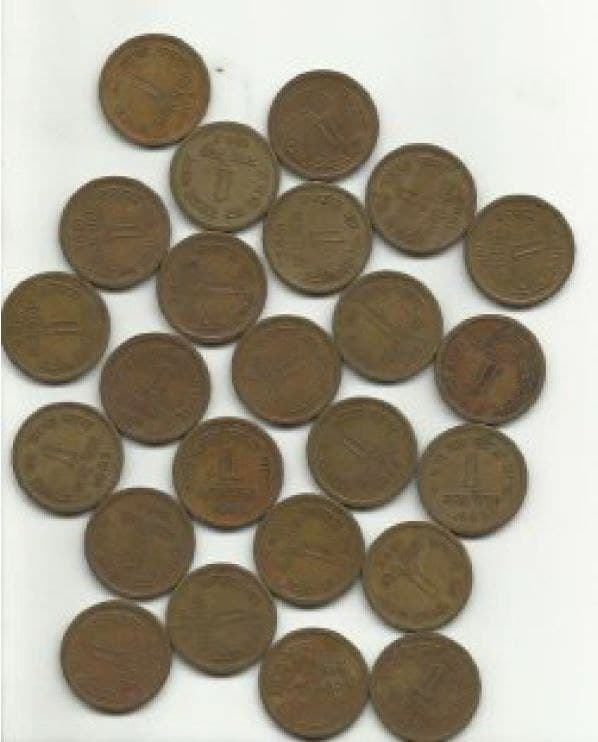
#> input picture Digital-Image-Processing-main/OpenCV-Python Tutorials Documentation Book/coins.jpg, 598 x 742 px, given in place of video.mp4, which was not available
$ jupyter execute --allow-errors Chapter_162.ipynb
#> lines starting #> are read from the running program, lines starting #| are printed output that depends on the picture; after the words box and inside, x2 and y2 are one past the last pixel; in counts of white or black regions, pixels touching at a corner belong together; pictures that were not available may be replaced by others from this repository, and a replacement may not be noted
[cell 1]
import numpy as np
import cv2
import matplotlib.pyplot as plt

[cell 2]
cap = cv2.VideoCapture('video.mp4')

[cell 3]
# params for ShiTomasi corner detection
feature_params = dict(maxCorners = 100, qualityLevel = 0.3, minDistance = 7, blockSize = 7)
# Parameters for lucas kanade optical flow
lk_params = dict( winSize = (15,15),
maxLevel = 2,
criteria = (cv2.TERM_CRITERIA_EPS | cv2.TERM_CRITERIA_COUNT, 10, 0.03))
# Create some random colors
color = np.random.randint(0,255,(100,3))
# Take first frame and find corners in it
ret, old_frame = cap.read()
#> old_frame is the input picture: shape (742, 598, 3); mean B, G, R 136.1, 153, 161.1
old_gray = cv2.cvtColor(old_frame, cv2.COLOR_BGR2GRAY)
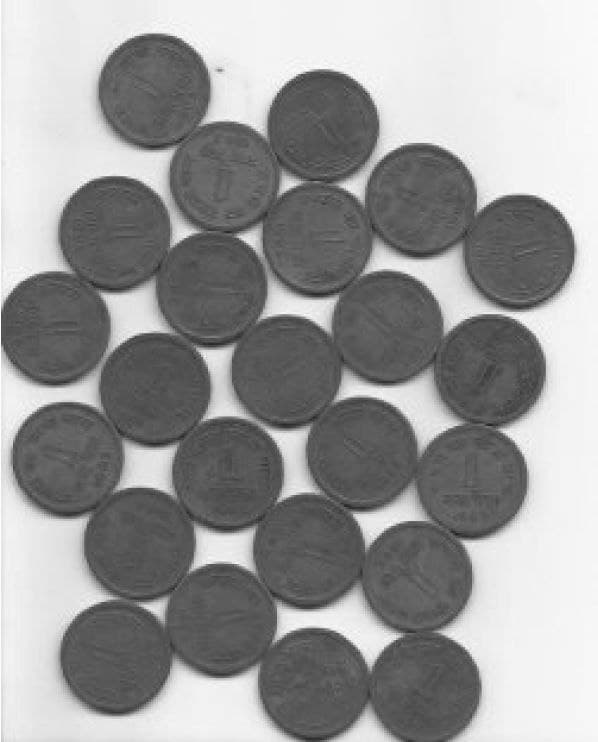
#> old_gray: shape (742, 598); min 33, max 255, mean 153.5
p0 = cv2.goodFeaturesToTrack(old_gray, mask = None, **feature_params)
#> p0 = 63 rows, first 8: [354, 514], [238, 236], [479, 209], [172, 245], [279, 499], [463, 542], [500, 429], [199, 350]
# Create a mask image for drawing purposes
mask = np.zeros_like(old_frame)
while(1):
    ret,frame = cap.read()
    frame_gray = cv2.cvtColor(frame, cv2.COLOR_BGR2GRAY)
    # calculate optical flow
    p1, st, err = cv2.calcOpticalFlowPyrLK(old_gray, frame_gray, p0, None, **lk_params)
#> p1 has the same summary as p0; st = 63 values from 1 to 1; err = 63 values from 0 to 0
    # Select good points
    good_new = p1[st==1]
#> good_new = 63 pairs, first value 12 to 559, second value 39 to 666
    good_old = p0[st==1]
#> good_old has the same summary as good_new
    # draw the tracks
    for i,(new,old) in enumerate(zip(good_new,good_old)):
        a,b = new.ravel()
        c,d = old.ravel()
        mask = cv2.line(mask, (a,b),(c,d), color[i].tolist(), 2)
        frame = cv2.circle(frame,(a,b),5,color[i].tolist(),-1)
#> this loop made 63 passes
#> (a, b, c, d) on passes 1 to 12: (354, 514, 354, 514), (238, 236, 238, 236), (479, 209, 479, 209), (172, 245, 172, 245), (279, 499, 279, 499), (463, 542, 463, 542), (500, 429, 500, 429), (199, 350, 199, 350), (336, 297, 336, 297), (307, 428, 307, 428), (205, 418, 205, 418), (103, 295, 103, 295)
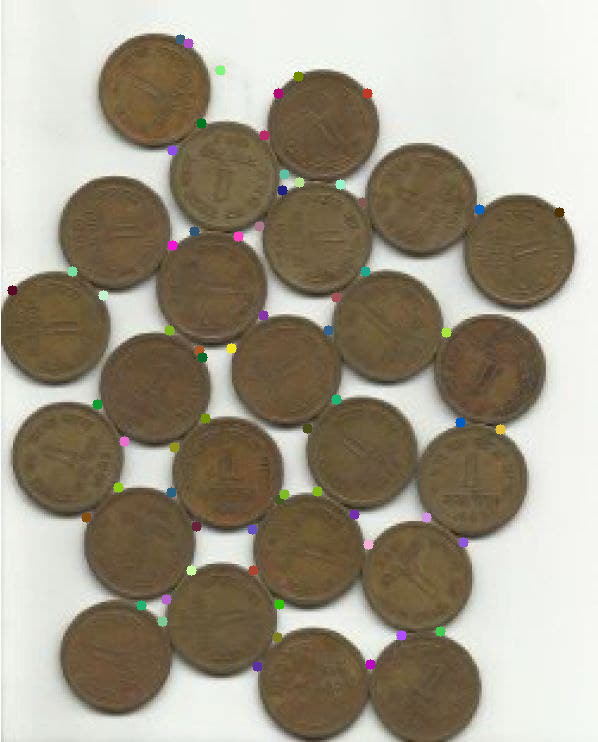
#> frame: shape (742, 598, 3); mean B, G, R 135.8, 152.7, 160.8
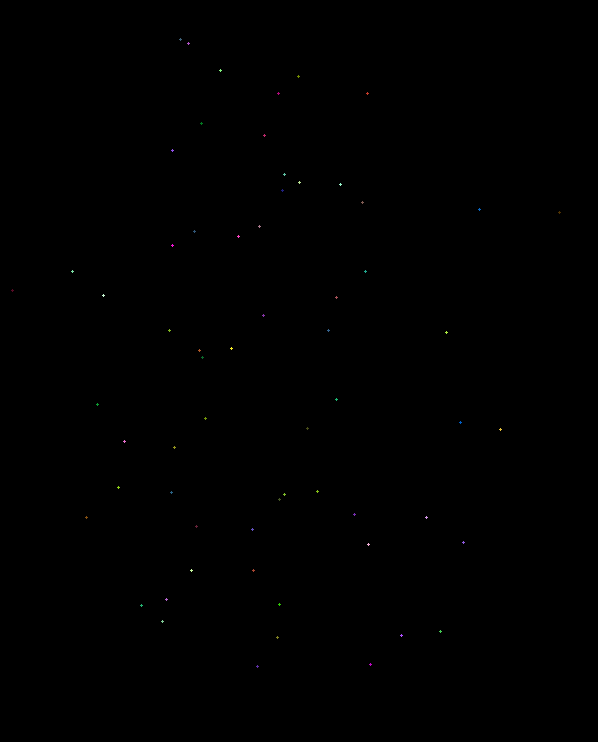
#> mask: shape (742, 598, 3); mean of channels 0, 1, 2 0.1, 0.1, 0.1; drawn as B, G, R
    img = cv2.add(frame,mask)
    cv2.imshow('frame',img)
    k = cv2.waitKey(30) & 0xff
#> (key Esc is pressed here)
    if k == 27:
        break
    # Now update the previous frame and previous points
    old_gray = frame_gray.copy()
    p0 = good_new.reshape(-1,1,2)
cv2.destroyAllWindows()
cap.release()

[cell 4]
ret, frame1 = cap.read()
prvs = cv2.cvtColor(frame1,cv2.COLOR_BGR2GRAY)
hsv = np.zeros_like(frame1)
hsv[...,1] = 255
while(1):
    ret, frame2 = cap.read()
    next = cv2.cvtColor(frame2,cv2.COLOR_BGR2GRAY)
    flow = cv2.calcOpticalFlowFarneback(prvs,next, None, 0.5, 3, 15, 3, 5, 1.2, 0)
    mag, ang = cv2.cartToPolar(flow[...,0], flow[...,1])
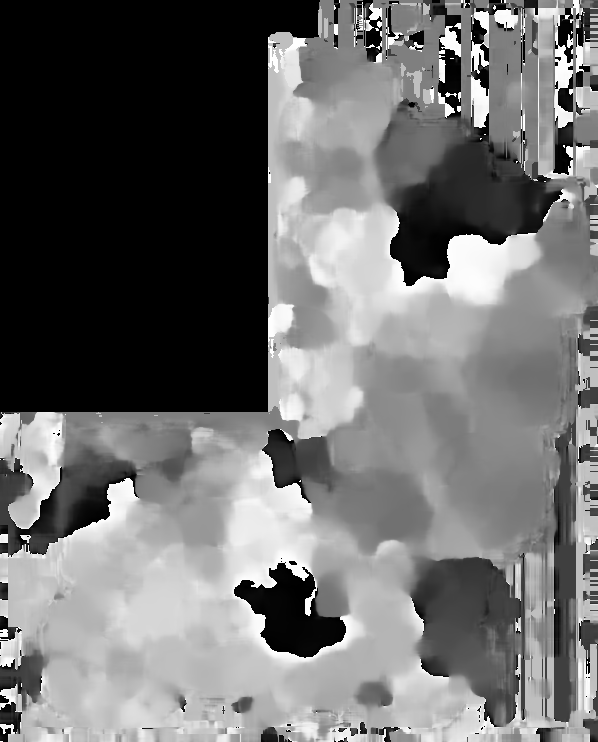
#> ang: shape (742, 598) float32; min 0, max 6.28, mean 2.72; drawn with min black and max white
    hsv[...,0] = ang*180/np.pi/2
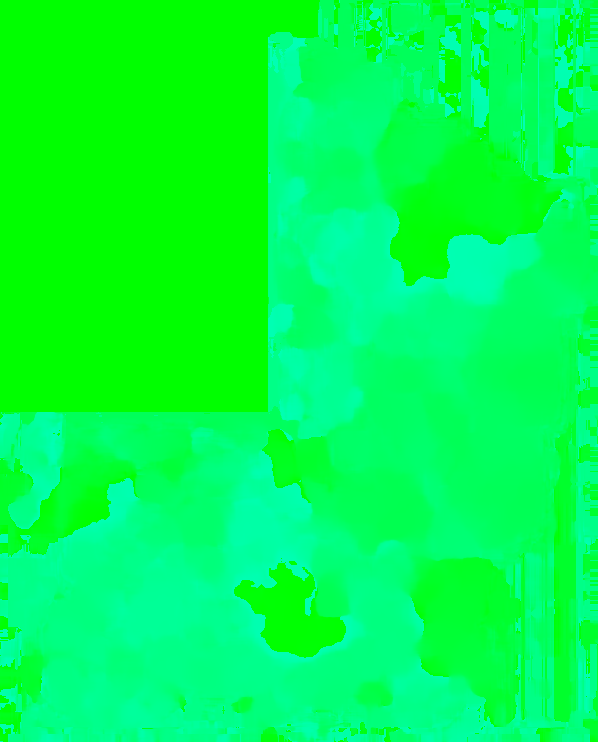
#> hsv: shape (742, 598, 3); mean of channels 0, 1, 2 77.7, 255, 0; drawn as B, G, R
    hsv[...,2] = cv2.normalize(mag,None,0,255,cv2.NORM_MINMAX)
#> hsv: shape (742, 598, 3); 0.36% of pixels changed, all inside (x1, y1, x2, y2) = (0, 442, 482, 742)
    rgb = cv2.cvtColor(hsv,cv2.COLOR_HSV2BGR)
    cv2.imshow('frame2',rgb)
    k = cv2.waitKey(30) & 0xff
#> (key Esc is pressed here)
    if k == 27:
        break
    elif k == ord('s'):
        cv2.imwrite('opticalfb.png',frame2)
        cv2.imwrite('opticalhsv.png',rgb)
    prvs = next
cap.release()
cv2.destroyAllWindows()

[cell 5]
cap = cv2.VideoCapture('video.mp4')
fgbg = cv2.createBackgroundSubtractorMOG()
while(1):
    ret, frame = cap.read()
    fgmask = fgbg.apply(frame)
#> fgmask: shape (742, 598); every value is 0
    cv2.imshow('frame',fgmask)
    k = cv2.waitKey(30) & 0xff
#> (key Esc is pressed here)
    if k == 27:
        break
cap.release()
cv2.destroyAllWindows()

[cell 6]
fgbg = cv2.createBackgroundSubtractorMOG2()
while(1):
    ret, frame = cap.read()
    fgmask = fgbg.apply(frame)
#> fgmask: shape (742, 598); every value is 127
    cv2.imshow('frame',fgmask)
    k = cv2.waitKey(30) & 0xff
#> (key Esc is pressed here)
    if k == 27:
        break
cap.release()
cv2.destroyAllWindows()

$ run again, on Digital-Image-Processing-main/OpenCV-Python Tutorials Documentation Book/messi.jpg
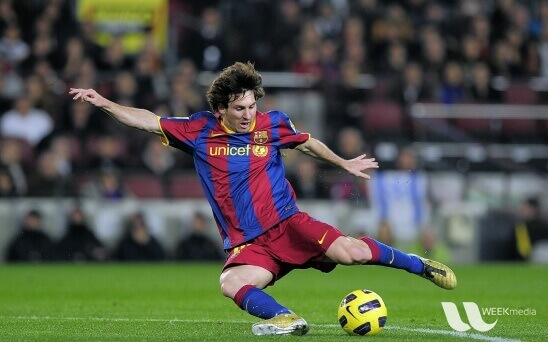
#> input picture Digital-Image-Processing-main/OpenCV-Python Tutorials Documentation Book/messi.jpg, 548 x 342 px, given in place of video.mp4, which was not available
#> old_frame is the input picture: shape (342, 548, 3); mean B, G, R 72.4, 86.1, 82.2
#> `old_gray = cv2.cvtColor(old_frame, cv2.COLOR_BGR2GRAY)`:
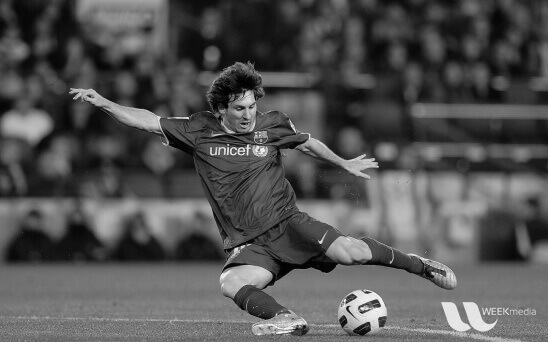
#> old_gray: shape (342, 548); min 0, max 251, mean 83.3
#> p0 = 31 rows, first 8: [243, 150], [233, 150], [360, 309], [378, 304], [368, 324], [347, 308], [213, 154], [354, 297]
#> p1 has the same summary as p0; st = 31 values from 1 to 1; err = 31 values from 0 to 0
#> good_new = 31 pairs, first value 158 to 468, second value 91 to 327
#> good_old has the same summary as good_new
#> the loop `for i,(new,old) in enumerate(zip(good_new,good_old)):` made 31 passes
#> (a, b, c, d) on passes 1 to 8: (243, 150, 243, 150), (233, 150, 233, 150), (360, 309, 360, 309), (378, 304, 378, 304), (368, 324, 368, 324), (347, 308, 347, 308), (213, 154, 213, 154), (354, 297, 354, 297)
#> `hsv[...,2] = cv2.normalize(mag,None,0,255,cv2.NORM_MINMAX)`:
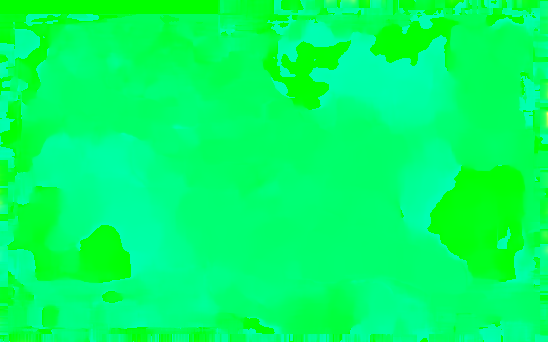
#> hsv: shape (342, 548, 3); mean of channels 0, 1, 2 100.8, 255, 0.2; drawn as B, G, R
